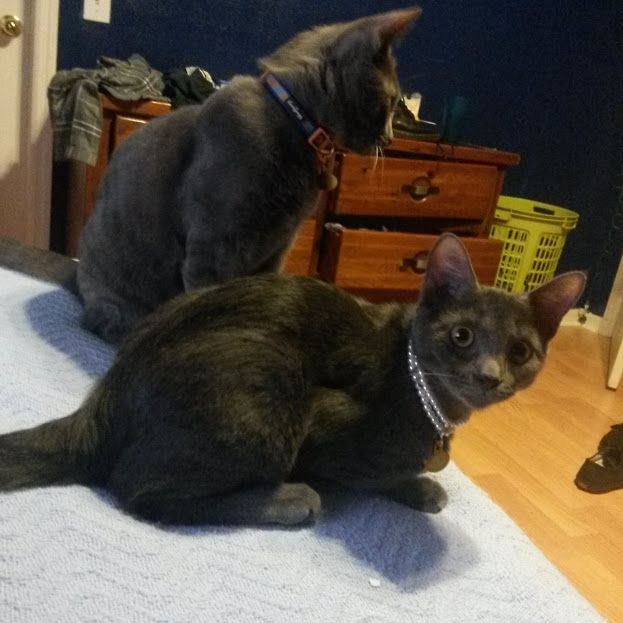
#> input picture mycats.jpg, 623 x 623 px
$ python CatFinder.py   (Python 2 division)   (older library calls are emulated)
#> lines starting #> are read from the running program, lines starting #| are printed output that depends on the picture; after the words box and inside, x2 and y2 are one past the last pixel; in counts of white or black regions, pixels touching at a corner belong together
import cv2

# print(cv2.__version__)

imagePath = "mycats.jpg"
cascPath = "CatCascade.xml"

# opencv cascade
faceCascade = cv2.CascadeClassifier(cascPath)

# reads image from image file
image = cv2.imread(imagePath)
#> image is the input picture: shape (623, 623, 3); mean B, G, R 69.8, 81.6, 90.6

# gray
gray = cv2.cvtColor(image, cv2.COLOR_BGR2GRAY)
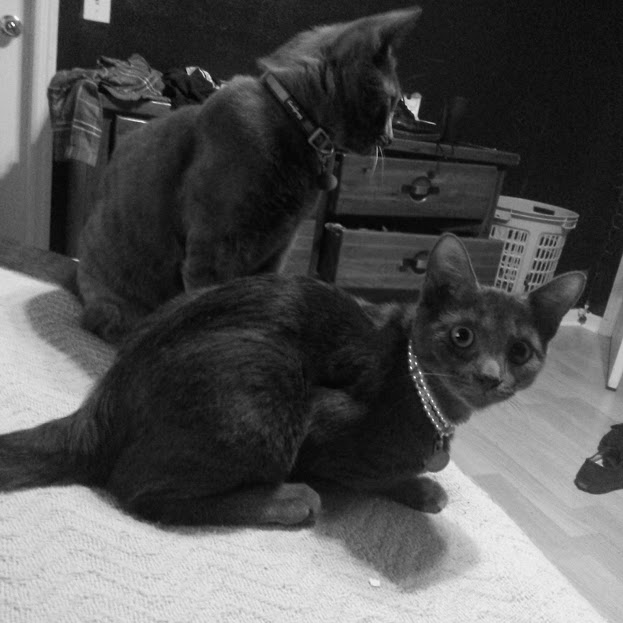
#> gray: shape (623, 623); min 1, max 255, mean 82.9

# detect faces in the image - detectMultiScale detects objects & returns array
faces = faceCascade.detectMultiScale(
    gray,
    scaleFactor=1.1,
    minNeighbors=15,
    minSize=(30, 30),
    flags = cv2.cv.CV_HAAR_SCALE_IMAGE
)
#> faces = [[346, 32, 53, 53], [133, 41, 94, 94], [570, 285, 46, 46], [207, 28, 70, 70], [352, 538, 76, 76], [113, 258, 78, 78], [133, 104, 226, 226]]

# number of faces detected from cascade
print "Found {0} cats!".format(len(faces))
#| Found 7 cats!

# draws a rectangle around faces
for (x, y, w, h) in faces:
    cv2.rectangle(image, (x, y), (x+w, y+h), (0, 255, 0), 2)
#> this loop made 7 passes
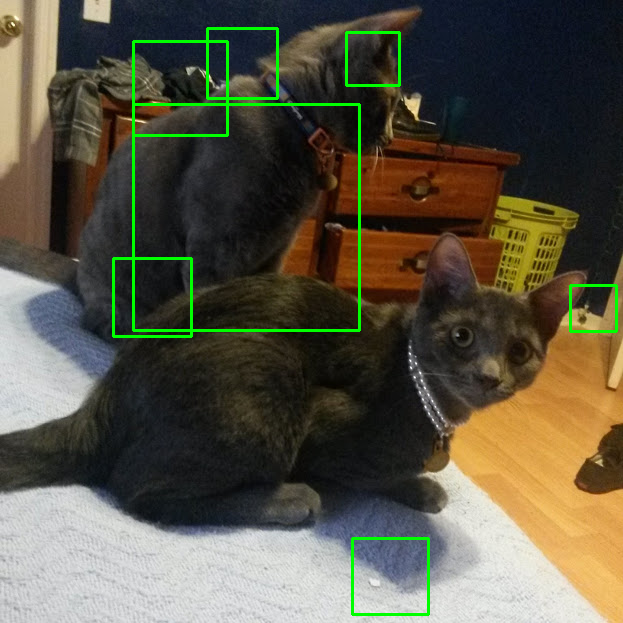
#> image: shape (623, 623, 3); 1.94% of pixels changed, all inside (x1, y1, x2, y2) = (112, 27, 618, 616)

# shows faces
cv2.imshow("Cats found", image)
cv2.waitKey(0)

$ run again, with abba.png saved as mycats.jpg
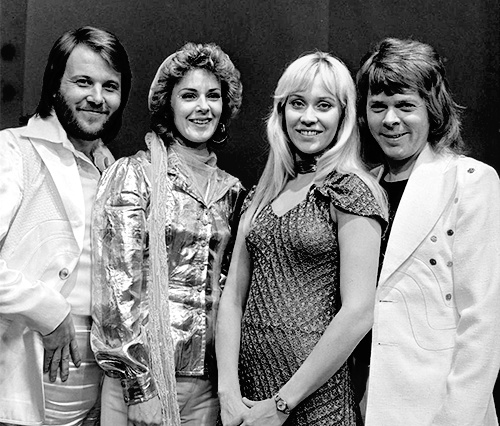
#> input picture abba.png, 500 x 426 px
#> image is the input picture: shape (426, 500, 3); min 0, max 255, mean 130.8
#> faces = [[143, 120, 45, 45], [72, 105, 87, 87], [277, 158, 86, 86], [424, 206, 49, 49], [402, 235, 53, 53], [262, 119, 82, 82], [91, 250, 79, 79]]
#| Found 7 cats!
#> the loop `for (x, y, w, h) in faces:` made 7 passes
#> after the loop `for (x, y, w, h) in faces:`:
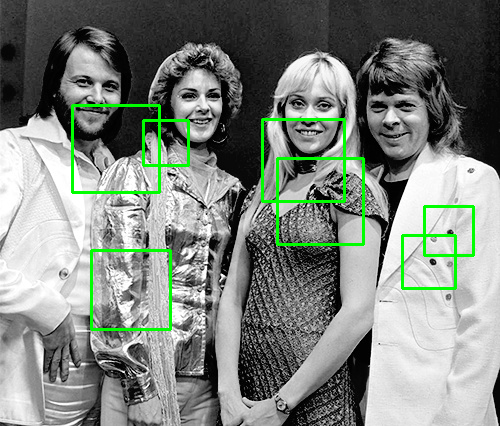
#> image: shape (426, 500, 3); 2.67% of pixels changed, all inside (x1, y1, x2, y2) = (71, 104, 475, 331)
